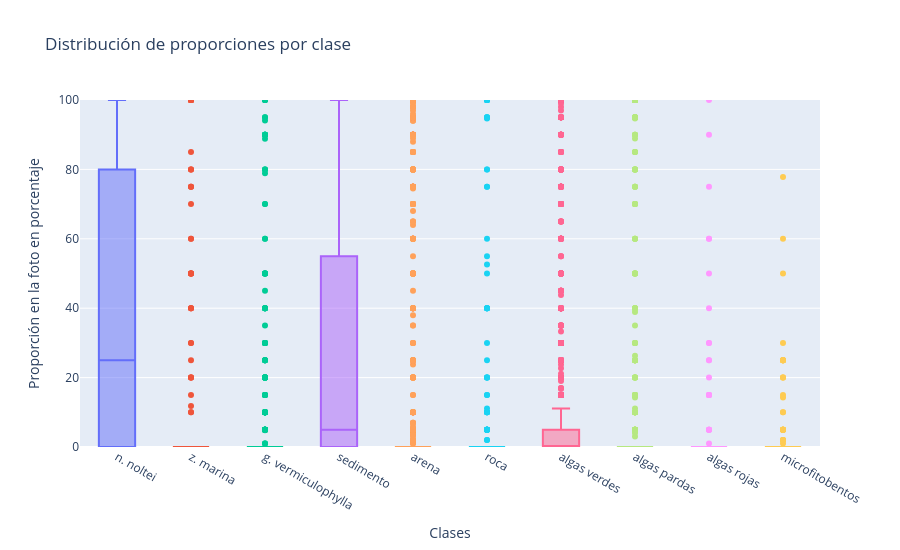

The code cell stored with this chart in its notebook:
### Code cell
# Vamos a estudiar las porporciones generales en las imágenes para las diferentes clases
fig = go.Figure()

# Agrupamos las clases en una misma columna
df_long = df[target_cols].melt(var_name="clase",value_name="proporcion")

fig = px.box(
    df_long,
    x="clase",
    y="proporcion",
    color="clase",
    points="outliers",
    title="Distribución de proporciones por clase",
)

fig.update_layout(
    yaxis=dict(title="Proporción por foto",range=[0, 100]),
    xaxis=dict(title="Clases"),
    height=550,
    showlegend=False,
)

# Visualizamos el diagrama de cajas general
fig.show()

### Figure 1 — Plotly figure (JSON) as saved in the notebook; plotly's stock layout.template omitted (floating-point values rounded to 4 significant figures; data arrays with more than 128 entries replaced by an {"elided": "..."} marker saying what was removed)
{"data": [{"alignmentgroup": "True", "boxpoints": "outliers", "hovertemplate": "clase=%{x}<br>proporcion=%{y}<extra></extra>", "legendgroup": "n. noltei", "marker": {"color": "#636efa"}, "name": "n. noltei", "notched": false, "offsetgroup": "n. noltei", "orientation": "v", "showlegend": true, "type": "box", "x": {"elided": "2111 str values"}, "x0": " ", "xaxis": "x", "y": {"elided": "2111 float values"}, "y0": " ", "yaxis": "y"}, {"alignmentgroup": "True", "boxpoints": "outliers", "hovertemplate": "clase=%{x}<br>proporcion=%{y}<extra></extra>", "legendgroup": "z. marina", "marker": {"color": "#EF553B"}, "name": "z. marina", "notched": false, "offsetgroup": "z. marina", "orientation": "v", "showlegend": true, "type": "box", "x": {"elided": "2111 str values"}, "x0": " ", "xaxis": "x", "y": {"elided": "2111 float values"}, "y0": " ", "yaxis": "y"}, {"alignmentgroup": "True", "boxpoints": "outliers", "hovertemplate": "clase=%{x}<br>proporcion=%{y}<extra></extra>", "legendgroup": "g. vermiculophylla", "marker": {"color": "#00cc96"}, "name": "g. vermiculophylla", "notched": false, "offsetgroup": "g. vermiculophylla", "orientation": "v", "showlegend": true, "type": "box", "x": {"elided": "2111 str values"}, "x0": " ", "xaxis": "x", "y": {"elided": "2111 float values"}, "y0": " ", "yaxis": "y"}, {"alignmentgroup": "True", "boxpoints": "outliers", "hovertemplate": "clase=%{x}<br>proporcion=%{y}<extra></extra>", "legendgroup": "sedimento", "marker": {"color": "#ab63fa"}, "name": "sedimento", "notched": false, "offsetgroup": "sedimento", "orientation": "v", "showlegend": true, "type": "box", "x": {"elided": "2111 str values"}, "x0": " ", "xaxis": "x", "y": {"elided": "2111 float values"}, "y0": " ", "yaxis": "y"}, {"alignmentgroup": "True", "boxpoints": "outliers", "hovertemplate": "clase=%{x}<br>proporcion=%{y}<extra></extra>", "legendgroup": "arena", "marker": {"color": "#FFA15A"}, "name": "arena", "notched": false, "offsetgroup": "arena", "orientation": "v", "showlegend": true, "type": "box", "x": {"elided": "2111 str values"}, "x0": " ", "xaxis": "x", "y": {"elided": "2111 float values"}, "y0": " ", "yaxis": "y"}, {"alignmentgroup": "True", "boxpoints": "outliers", "hovertemplate": "clase=%{x}<br>proporcion=%{y}<extra></extra>", "legendgroup": "roca", "marker": {"color": "#19d3f3"}, "name": "roca", "notched": false, "offsetgroup": "roca", "orientation": "v", "showlegend": true, "type": "box", "x": {"elided": "2111 str values"}, "x0": " ", "xaxis": "x", "y": {"elided": "2111 float values"}, "y0": " ", "yaxis": "y"}, {"alignmentgroup": "True", "boxpoints": "outliers", "hovertemplate": "clase=%{x}<br>proporcion=%{y}<extra></extra>", "legendgroup": "algas verdes", "marker": {"color": "#FF6692"}, "name": "algas verdes", "notched": false, "offsetgroup": "algas verdes", "orientation": "v", "showlegend": true, "type": "box", "x": {"elided": "2111 str values"}, "x0": " ", "xaxis": "x", "y": {"elided": "2111 float values"}, "y0": " ", "yaxis": "y"}, {"alignmentgroup": "True", "boxpoints": "outliers", "hovertemplate": "clase=%{x}<br>proporcion=%{y}<extra></extra>", "legendgroup": "algas pardas", "marker": {"color": "#B6E880"}, "name": "algas pardas", "notched": false, "offsetgroup": "algas pardas", "orientation": "v", "showlegend": true, "type": "box", "x": {"elided": "2111 str values"}, "x0": " ", "xaxis": "x", "y": {"elided": "2111 float values"}, "y0": " ", "yaxis": "y"}, {"alignmentgroup": "True", "boxpoints": "outliers", "hovertemplate": "clase=%{x}<br>proporcion=%{y}<extra></extra>", "legendgroup": "algas rojas", "marker": {"color": "#FF97FF"}, "name": "algas rojas", "notched": false, "offsetgroup": "algas rojas", "orientation": "v", "showlegend": true, "type": "box", "x": {"elided": "2111 str values"}, "x0": " ", "xaxis": "x", "y": {"elided": "2111 float values"}, "y0": " ", "yaxis": "y"}, {"alignmentgroup": "True", "boxpoints": "outliers", "hovertemplate": "clase=%{x}<br>proporcion=%{y}<extra></extra>", "legendgroup": "microfitobentos", "marker": {"color": "#FECB52"}, "name": "microfitobentos", "notched": false, "offsetgroup": "microfitobentos", "orientation": "v", "showlegend": true, "type": "box", "x": {"elided": "2111 str values"}, "x0": " ", "xaxis": "x", "y": {"elided": "2111 float values"}, "y0": " ", "yaxis": "y"}], "layout": {"boxmode": "overlay", "height": 550, "legend": {"title": {"text": "clase"}, "tracegroupgap": 0}, "showlegend": false, "title": {"text": "Distribución de proporciones por clase"}, "xaxis": {"anchor": "y", "categoryarray": ["n. noltei", "z. marina", "g. vermiculophylla", "sedimento", "arena", "roca", "algas verdes", "algas pardas", "algas rojas", "microfitobentos"], "categoryorder": "array", "domain": [0, 1], "title": {"text": "Clases"}}, "yaxis": {"anchor": "x", "domain": [0, 1], "range": [0, 100], "title": {"text": "Proporción en la foto en porcentaje"}}}}
